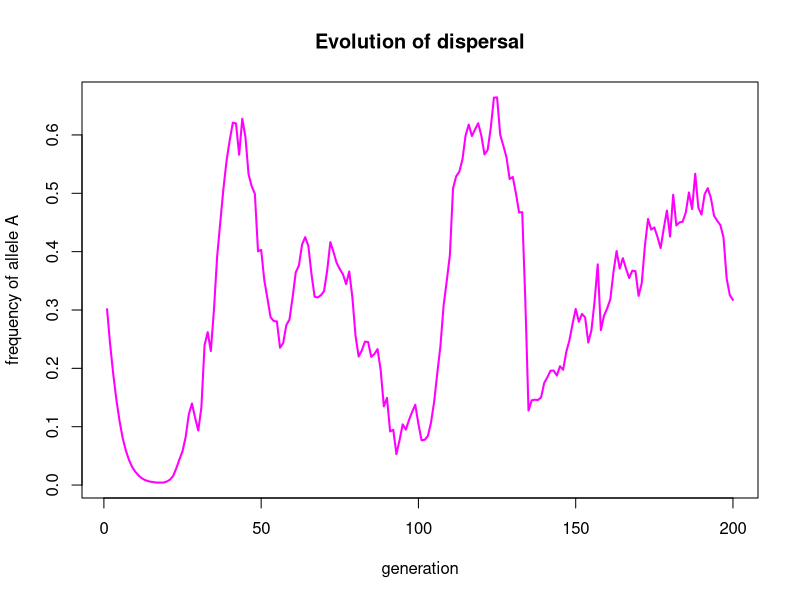

R code for this plot:
#evolve dispersiness in a structured metapopulation
#Uses the Wilson and Colwell (1981) model of the evolution of sex ratios as
# a springboard. But relaxes many of their assumptions.

R = 2 #per capitate growth rate
kA = 0.5 #proportion of A-allele bearing progeny that migrate
ka = 0.3 #proportion of a-allele bearing progeny that migrate
D = 0.1 #host death rate per generation
M = 0.1 #host imigration rate per generation
NM = 0 #size of migrant pool
P = 0.2 #frequency of A allele in migrant pool
H = 150 #number of host patches
#Hex = 1000 #host life expecancy
C = 1e+5 #host carrying capacity
Seed = 10 #number of individuals per host at the start
G = 200 #numer of generations

#function for haploid within-group selection
within <- function(N,p){
    #do logistic population growth
    r = 1 + R*(1-N/C)
    N.prime = N*r #number of progeny
    Nm.kA = N*r*p*kA #number of kA migrants
    Nm.ka = N*r*(1-p)*ka #number of ka migrants
    Nl.kA = N*r*p*(1-kA) #number of kA residents
    Nl.ka = N*r*(1-p)*(1-ka) #number of Ka residents
    Nm = Nm.kA + Nm.ka
    Nl = Nl.kA + Nl.ka
    if (Nl != 0){
        phat.l = Nl.kA / Nl
    } else {
        phat.l = 0
    }
    if (Nm !=0){
        phat.m = Nm.kA / Nm
    } else {
        phat.m = 0
    }
    return(data.frame(cbind(Nm,Nl,phat.l,phat.m)))
    }

#go for G generations
Hn <- rep(10,H) # within-host population sizes
Hp <- rep(0.2,H) # within-host A allele frequencies
Mn <- rep(0,H) # emmigrants from each host
Mp <- rep(0,H) # frequency of A allele in each host's emmigrants
Ha <- rpois(H,2) #age of hosts

Ps <- numeric(length=G)

for (i in 1:G){ #for each generation
    #print(c(i,P))
    for (j in 1:H){ #for each host patch
        #stochastic host death
        if (rbinom(1,1,D)){
            Hn[j] <- 0
            Hp[j] <- 0
        } 
#        #deterministic host death
#        if (Ha[j] >= Hex){
#            Hn[j] <- 0
#            Hp[j] <- 0
#        } 
        else { #the host survives
            #immigration
            if (rbinom(1,1,M)){ #host gets a migrant
                Nhd <- Hp[j]*Hn[j] #previous number of high dispersers
                Hn[j] <- Hn[j] + 1
                if (rbinom(1,1,(1-P))){ #migrant is high disperser
                    Nhd <- Nhd + 1
                    newp <- Nhd / Hn[j]
                    Hp[j] <- newp
                } else { #migrant is low disperser
                    newp <- Nhd / Hn[j]
                    Hp[j] <- newp
                }
            }
            #do within host offspring production
            x <- within(Hn[j],Hp[j])
            Hn[j] <- x$Nl #offspring replace their parents
            Mn[j] <- x$Nm
            Hp[j] <- x$phat.l
            Mp[j] <- x$phat.m
        }
    }
    #hosts get older
    Ha <- Ha + 1
    #New Migrant pool is sum of all host group emmigrants
    NM <- sum(Mn)
    #New frequency of allele A in Migrant pool is weighted mean
    #of host group frequencies
    P <- weighted.mean(Mp,w=Mn)
    Ps[i] <- P
}

gen <- seq(1,G,1)
plot(gen, Ps, type='l', col='magenta', lwd=2, xlab='generation', ylab='frequency of allele A', main='Evolution of dispersal')



    
